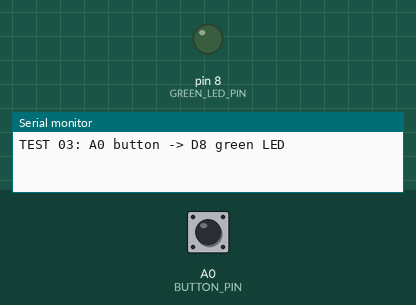
This sketch was run on a simulated Arduino Uno, built with avr-gcc and run on an emulated ATmega328P. On the bench: output pins drawn as LEDs (lit = HIGH), the last lines printed to the serial monitor. The inputs (shaded band) are chosen by the test bench; at power-on: A0 (BUTTON_PIN) HIGH.

Above: at 1.2 s.
1.3 s: A0 (BUTTON_PIN) pulled LOW for 0.15 s
At 1.4 s:
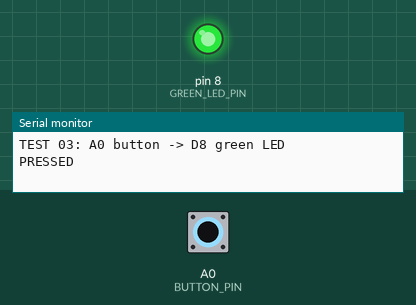
2.9 s: A0 (BUTTON_PIN) pulled LOW for 3.2 s
At 7.6 s:
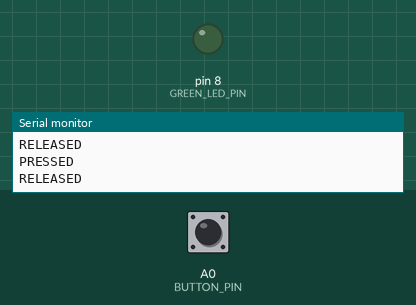
Timing chart, 0 to 9.1 s (numbered marks = the images above; inputs shaded):
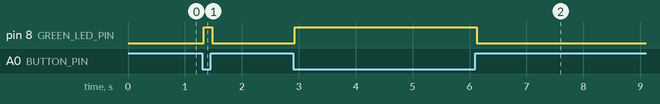

The sketch:

03_green_button_led.ino
```cpp
#include <Arduino.h>

const uint8_t BUTTON_PIN = A0;
const uint8_t GREEN_LED_PIN = 8;
const uint16_t DEBOUNCE_MS = 30;

bool stablePressed = false;
bool candidatePressed = false;
uint32_t candidateSince = 0;

void setup() {
  Serial.begin(115200);
  pinMode(BUTTON_PIN, INPUT_PULLUP);
  pinMode(GREEN_LED_PIN, OUTPUT);
  stablePressed = digitalRead(BUTTON_PIN) == LOW;
  candidatePressed = stablePressed;
  digitalWrite(GREEN_LED_PIN, stablePressed ? HIGH : LOW);
  Serial.println(F("TEST 03: A0 button -> D8 green LED"));
}

void loop() {
  const bool raw = digitalRead(BUTTON_PIN) == LOW;
  const uint32_t now = millis();

  if (raw != candidatePressed) {
    candidatePressed = raw;
    candidateSince = now;
  }

  if (candidatePressed != stablePressed &&
      (uint32_t)(now - candidateSince) >= DEBOUNCE_MS) {
    stablePressed = candidatePressed;
    digitalWrite(GREEN_LED_PIN, stablePressed ? HIGH : LOW);
    Serial.println(stablePressed ? F("PRESSED") : F("RELEASED"));
  }
}
```

Measured:
- after the input at 1.3 s, pin 8 (GREEN_LED_PIN): LOW → HIGH at once, → LOW 0.15 s later
- after the input at 2.9 s, pin 8 (GREEN_LED_PIN): LOW → HIGH at once, → LOW 3.2 s later
